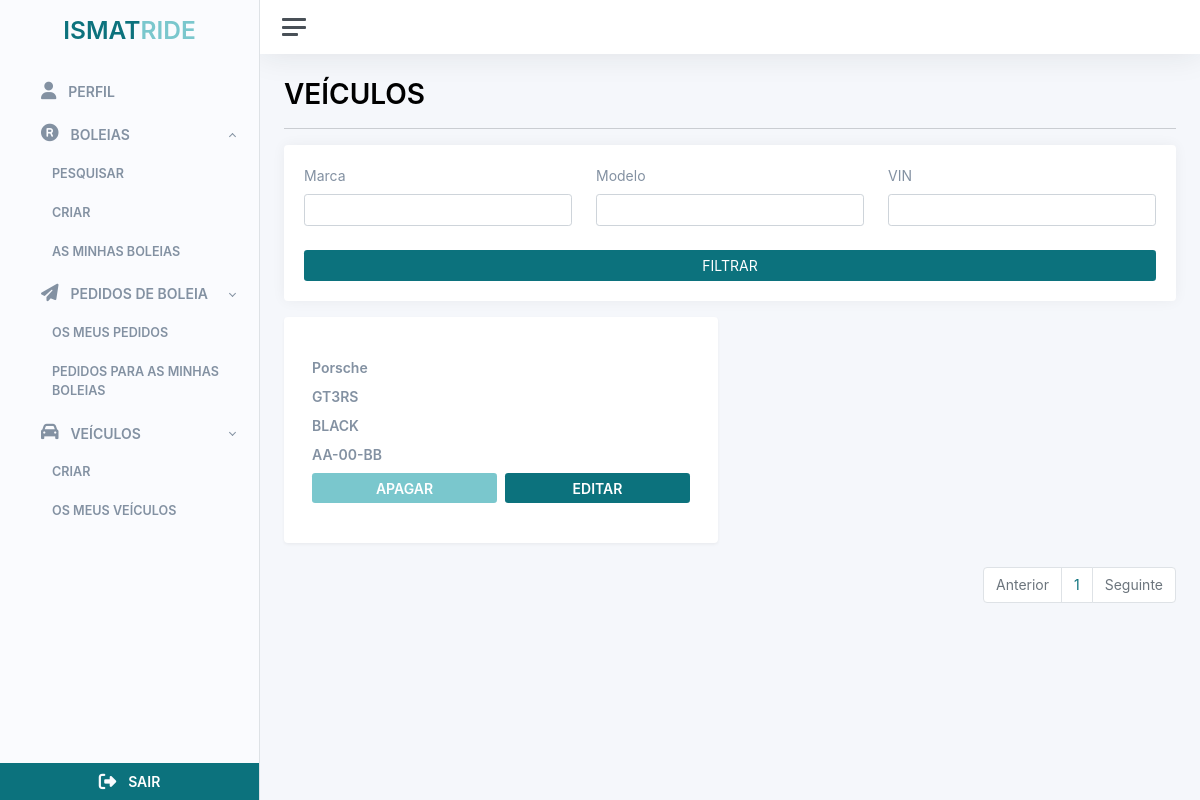
The app's page /vehicles/list (signed in), older data.
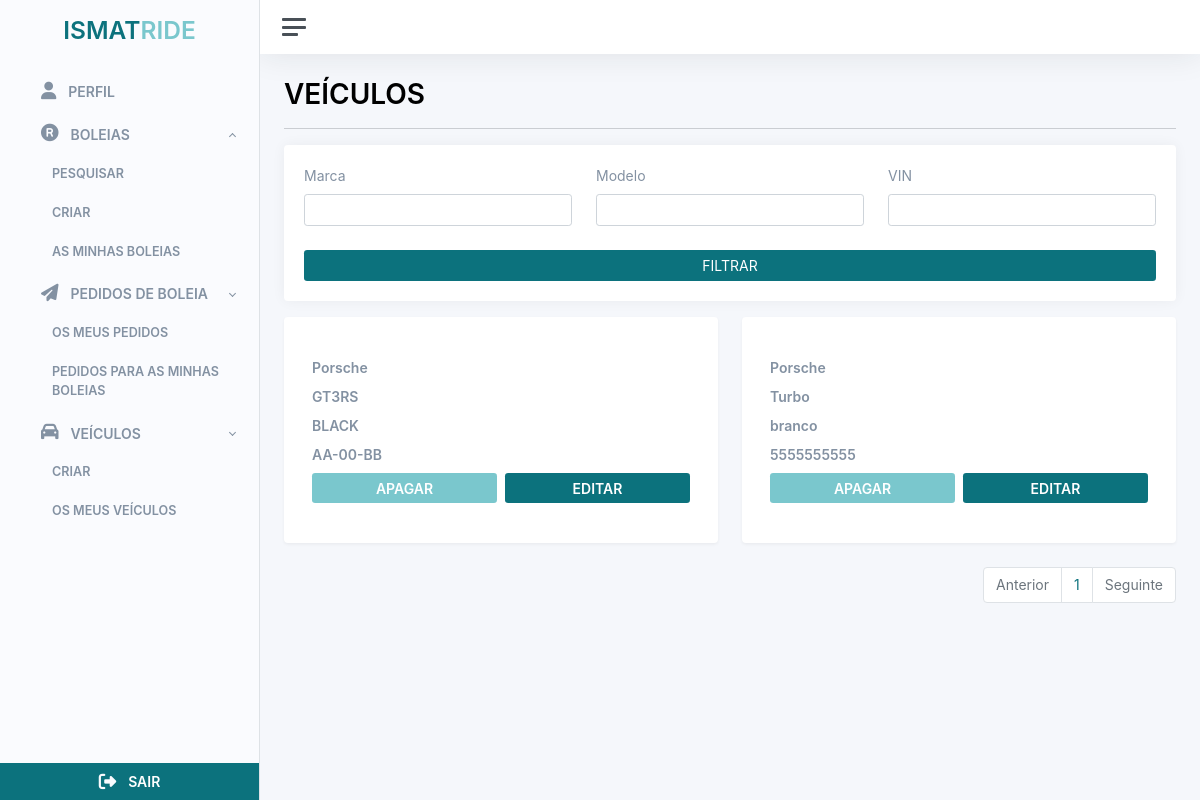
The same page, newer data.
### src/users/users.py (models this page shows)
class Brand(db.Model):
	__tablename__ = 'brand'
	id = db.Column(db.Integer, primary_key=True)
	name = db.Column(db.String(100))

class Model(db.Model):
	__tablename__ = 'model'
	id = db.Column(db.Integer, primary_key=True)
	name = db.Column(db.String(100))
	brand_id = db.Column('brand_id', db.ForeignKey('brand.id'))
	brand = db.relationship('Brand', backref='brand')

class Vehicle(db.Model):
	__tablename__ = 'vehicle'
	id = db.Column(db.Integer, primary_key=True)
	user_id = db.Column('user_id', db.ForeignKey('user.id'))
	user = db.relationship('User', backref='vehicle')
	license_plate = db.Column(db.String(20), unique=True)
	color = db.Column(db.String(20))
	seats = db.Column(db.Integer, default=0)
	is_deleted = db.Column(db.Boolean, default=False)
	createdAt = db.Column(db.DateTime, default=datetime.datetime.now)
	updatedAt = db.Column(db.DateTime, default=datetime.datetime.now)
	model_id = db.Column('model_id', db.ForeignKey('model.id'))
	model = db.relationship('Model', backref='vehicle')

### src/vehicles/routes.py (the view)
@vehicles_bp.route("/list")
@login_required
def vehicles_list():
    page = request.args.get('page', 1, type=int)
    query = Vehicle.query
    models_list = Model.query.all()
    if request.args.get("model"):
        query = query.join(Model, Vehicle.model).filter(Model.name.contains(request.args.get("model")))
    if request.args.get("brand"):
        query = query.join(Model, Vehicle.model).join(Brand, Model.brand).filter(Brand.name.contains(request.args.get("brand")))
    if request.args.get("vin"):
        query = query.filter(Vehicle.license_plate.contains(request.args.get("vin")))
    query = query.paginate(page=page, per_page=ITEMS_PER_PAGE)
    response = {'items': list(), 'iter_pages': query.iter_pages, 'page': page, 'pages': query.pages, 'next_num': query.next_num}
    vehicle_list = list()
    for vehicle in query:
        vehicle_list.append(
            VehicleDto(vehicle.id, vehicle.model.brand.name, vehicle.model.name, vehicle.color, vehicle.license_plate, vehicle.seats)
        )
    response['items'] = vehicle_list
    if vehicle_list.__len__() == 0:
        return(render_template("vehicle/no_data.html"))
    return render_template("vehicle/index.html", vehicles = response, models = models_list)

### src/users/users.py (called while the page is built)
	def get_initials(self):
		first_name_initial = str.upper(self.first_name[0])
		last_name_initial = str.upper(self.last_name[0])
		return f'{first_name_initial}{last_name_initial}'

### src/templates/vehicle/index.html (shortened to what this page needs)
{% extends 'base/base_client.html' %}  {% block container_title %} VEÍCULOS {% endblock container_title %} {%
block filters %}
<form action="{{ url_for('vehicles.vehicles_list') }}" method="get">
  <div class="card mb-3">
    <div class="card-body">
      <div
        class="d-flex flex-row flex-wrap gap-4 justify-content-center align-items-end justify-content-sm-start"
      >
        <div class="flex-fill">
          <label class="form-label text-color">Marca</label>
          <input
            type="text"
            value="{{ request.args.get('brand') or ''}}"
            name="brand"
            class="form-control"
          />
        </div>
        <div class="flex-fill">
          <label class="form-label text-color">Modelo</label>
          <input
            type="text"
            value="{{ request.args.get('modelo') or ''}}"
            name="model"
            class="form-control"
          />
        </div>
        <div class="flex-fill">
          <label class="form-label text-color">VIN</label>
          <input
            type="text"
            value="{{ request.args.get('vin') or ''}}"
            name="vin"
            class="form-control"
          />
        </div>
        <div class="flex-fill justify-content-center">
          <button class="btn btn-primary flex-fill w-100" type="submit">
            FILTRAR
          </button>
        </div>
      </div>
    </div>
  </div>
</form>
{% endblock filters %} {%block content %}
<div class="row">
  {% for item in vehicles['items'] %}
  <div class="col-12 col-md-6 col-lg-6 col-xl-6">
    <div class="card shadow">
      <div class="card-body">
        <div class="row justify-content-center align-items-center">
          <div class="col-12">
            <div class="row p-3">
              <div class="col-12 col-sm-4 col-md-12 p-1">
                <span class="fw-bold text-color">{{item.brand}}</span>
              </div>
              <div class="col-12 col-sm-12 p-1">
                <span class="fw-bold text-color">{{item.model}}</span>
              </div>
              <div class="col-12 col-sm-12 p-1">
                <span class="fw-bold text-color">{{item.color}}</span>
              </div>
              <div class="col-12 col-sm-12 p-1">
                <span class="fw-bold text-color">{{item.license_plate}}</span>
              </div>
              <div class="col-12 col-sm-6 p-1">
                <form
                  action="{{ url_for('vehicles.delete_vehicle', id=item.id) }}"
                  method="post"
                >
                  <button type="submit" class="btn  btn-secondary w-100">
                    <span class="fw-bold">APAGAR</span>
                  </button>
                </form>
              </div>
              <div class="col-12 col-sm-6 p-1">
                <button
                  type="button"
                  data-bs-toggle="modal"
                  data-bs-target="#edit{{item.id}}"
                  class="btn btn-primary w-100"
                >
                  <span class="fw-bold">EDITAR</span>
                </button>
              </div>
            </div>
          </div>
        </div>
      </div>
    </div>
  </div>
  {% endfor %}
</div>
<div
  class="d-flex align-items-center justify-content-center justify-content-md-end"
>
  <ul class="pagination">
    <li class="page-item {% if vehicles.page == 1 %}disabled{% endif %}">
      <a
        class="page-link"
        href="{{ url_for('vehicles.vehicles_list', page=vehicles.prev_num) }}"
        tabindex="-1"
        >Anterior</a
      >
    </li>
    {% for page_num in vehicles.iter_pages(left_edge=1, right_edge=1,
    left_current=1, right_current=2) %} {% if page_num %} {% if vehicles.page ==
    page_num %}
    <li class="page-item">
      <a
        href="{{ url_for('vehicles.vehicles_list', page=page_num) }}"
        class="page-link"
      >
        {{ page_num }}
      </a>
    </li>
    {% endif %} {% else %} ... {% endif %} {% endfor %}
    <li
      class="page-item {% if vehicles.page == vehicles.pages %}disabled{% endif %}"
    >
      <a
        class="page-link"
        href="{{ url_for('vehicles.vehicles_list', page=vehicles.next_num) }}"
        tabindex="-1"
        >Seguinte</a
      >
    </li>
  </ul>
</div>
{% endblock content %}

### src/templates/base/base_client.html (shortened to what this page needs)
<!DOCTYPE html>
<html lang="en">
  <head>
    <link
      rel="stylesheet"
      type="text/css"
      href="{{ url_for('static',filename='styles/global.css') }}"
    />
    <link
      rel="stylesheet"
      type="text/css"
      href="{{ url_for('static',filename='styles/adminkit.css') }}"
    />
  </head>
  <body>
    <div class="wrapper">
      <nav id="sidebar" class="sidebar shadow js-sidebar">
        <div class="sidebar-content border-end border-black js-simplebar">
          <h2 class="fw-bold p-3 text-center">
            <span class="primary-color" style="cursor: pointer"
              >ISMAT<span class="secondary-color">RIDE</span></span
            >
          </h2>
          <ul class="sidebar-nav">
            <li class="sidebar-item">
              <a
                class="sidebar-link"
                type="button"
                data-bs-toggle="modal"
                data-bs-target="#editProfile"
              >
                <span class="align-middle fw-bold"> PERFIL</span>
              </a>
            </li>
            <li class="sidebar-item">
              <a
                class="sidebar-link"
                data-bs-target="#rides"
                data-bs-toggle="collapse"
              >
                <span class="align-middle fw-bold">BOLEIAS</span>
              </a>
              <ul
                id="rides"
                class="sidebar-dropdown list-unstyled collapse show"
                data-bs-parent="#sidebar"
              >
                <li class="sidebar-item">
                  <a
                    class="sidebar-link fw-bold"
                    href="{{url_for('rides.list_rides')}}"
                    >PESQUISAR</a
                  >
                </li>
                <li class="sidebar-item">
                  <a
                    class="sidebar-link fw-bold"
                    type="button"
                    data-bs-toggle="modal"
                    data-bs-target="#createRideModal"
                    >CRIAR</a
                  >
                </li>
                <li class="sidebar-item">
                  <a class="sidebar-link fw-bold" href="{{url_for('rides.list_my_rides')}}"
                    >AS MINHAS BOLEIAS</a
                  >
                </li>
              </ul>
            </li>
            <li class="sidebar-item">
              <a
                class="sidebar-link collapsed"
                data-bs-target="#riderequests"
                data-bs-toggle="collapse"
              >
                <span class="align-middle fw-bold">PEDIDOS DE BOLEIA</span>
              </a>
              <ul
                id="riderequests"
                class="sidebar-dropdown list-unstyled collapse show"
                data-bs-parent="#sidebar"
              >
                <li class="sidebar-item">
                  <a
                    class="sidebar-link fw-bold"
                    href="{{url_for('ride_requests.my_requests_list')}}"
                    >OS MEUS PEDIDOS</a
                  >
                </li>
                <li class="sidebar-item">
                  <a
                    class="sidebar-link fw-bold"
                    href="{{url_for('ride_requests.my_ride_requests')}}"
                    >PEDIDOS PARA AS MINHAS BOLEIAS</a
                  >
                </li>
              </ul>
            </li>
            <li class="sidebar-item">
              <a
                class="sidebar-link collapsed"
                data-bs-target="#vehicles"
                data-bs-toggle="collapse"
              >
                <span class="align-middle fw-bold">VEÍCULOS</span>
              </a>
              <ul
                id="vehicles"
                class="sidebar-dropdown list-unstyled collapse show"
                data-bs-parent="#sidebar"
              >
                <li class="sidebar-item">
                  <a
                    class="sidebar-link fw-bold"
                    type="button"
                    data-bs-toggle="modal"
                    data-bs-target="#createVehicle"
                    >CRIAR</a
                  >
                </li>
                <li class="sidebar-item">
                  <a
                    href="{{ url_for('vehicles.vehicles_list') }}"
                    class="sidebar-link fw-bold"
                    >OS MEUS VEÍCULOS</a
                  >
                </li>
              </ul>
            </li>
          </ul>
          <div class="row w-100 m-0">
            <button
              onclick="logout()"
              class="btn btn-primary rounded-0 decoration-none p-2"
            >
              <span class="fw-bold">SAIR</span>
            </button>
          </div>
        </div>
      </nav>
      <div class="main">
        <nav class="navbar navbar-expand navbar-light navbar-bg">
          <a class="sidebar-toggle js-sidebar-toggle">
            <i class="hamburger align-self-center"></i>
          </a>
        </nav>
        <main class="content">
          <div class="container-fluid p-0">
            <h1 class="fw-bold secondary-text-color">
              {% block container_title %} {% endblock container_title %}
            </h1>
            <hr />
            {% block filters %} {% endblock filters %} {% block content %} {%
            endblock content %}
          </div>
        </main>
      </div>
    </div>
  </body>
</html>

### src/static/styles/global.css (style rules this page uses)
.primary-color { color: #0c727d !important; }
.secondary-color { color: #7ac7cd !important; }
.text-color { color: #8391a2 !important; }
.btn-primary { background-color: #0c727d !important; border: none !important; }
.btn-secondary { background-color: #7ac7cd !important; border: none !important; }
.sidebar-link { background-color: #fafbfe !important; }
.sidebar-link { color: #8391a2 !important; background-color: transparent !important; }
i { color: #6c757d; }
a { text-decoration: none !important; }
.pagination { display: flex; padding-left: 0; list-style: none; border-radius: 0.25rem; }
.page-link { position: relative; display: block; padding: 0.5rem 0.75rem; margin-left: -1px; line-height: 1.25; color: #0c727d; background-color: #fff; border: 1px solid #dee2e6; }
.page-link:not(:disabled):not(.disabled) { cursor: pointer; }
.page-item:first-child .page-link { margin-left: 0; border-top-left-radius: 0.25rem; border-bottom-left-radius: 0.25rem; }
.page-item:last-child .page-link { border-top-right-radius: 0.25rem; border-bottom-right-radius: 0.25rem; }
.page-item.disabled .page-link { color: #6c757d; pointer-events: none; cursor: auto; background-color: #fff; border-color: #dee2e6; }
.wrapper, .main { background-color: #fafbfe; }

Row changes from the older to the newer data that the page shows:
added Model: model "Turbo"
added Vehicle: color "branco", license_plate "5555555555"
Text that changed along with them:
new list line: "Porsche"
new list line: "APAGAR EDITAR"
